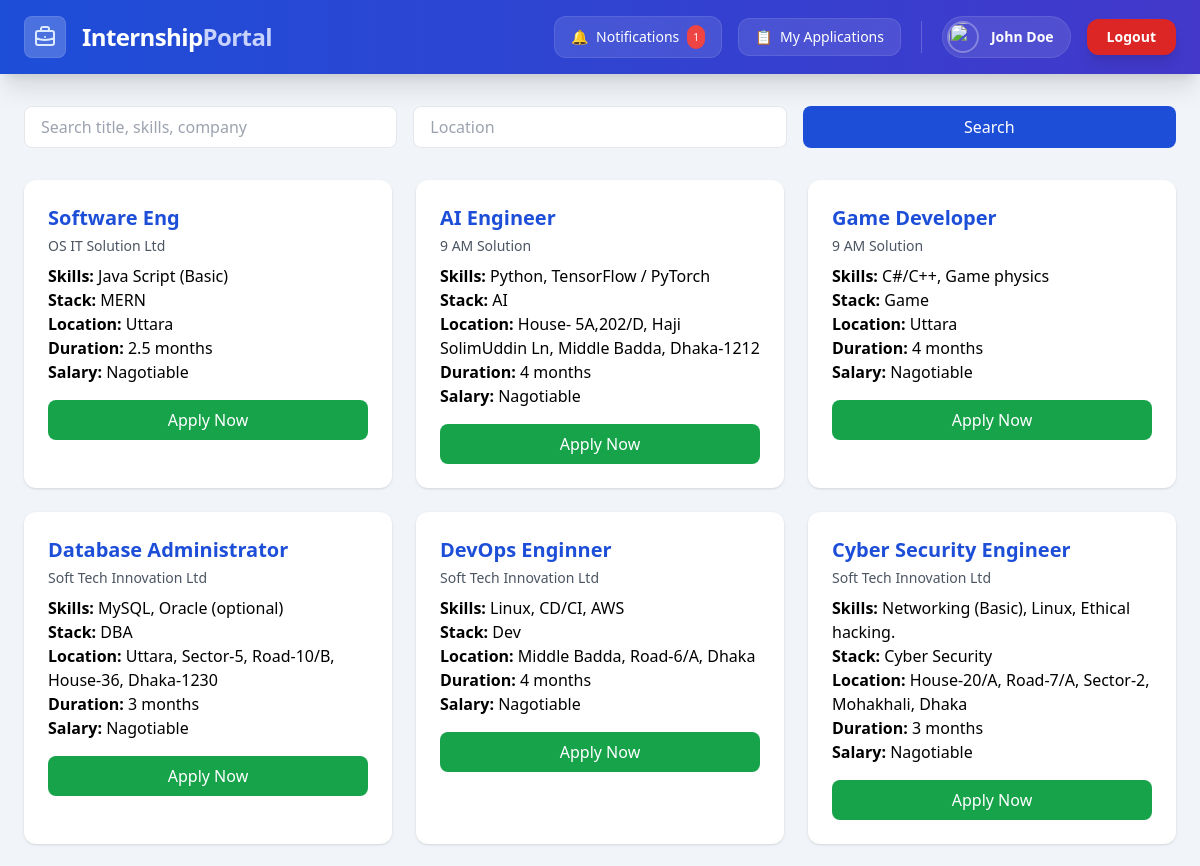
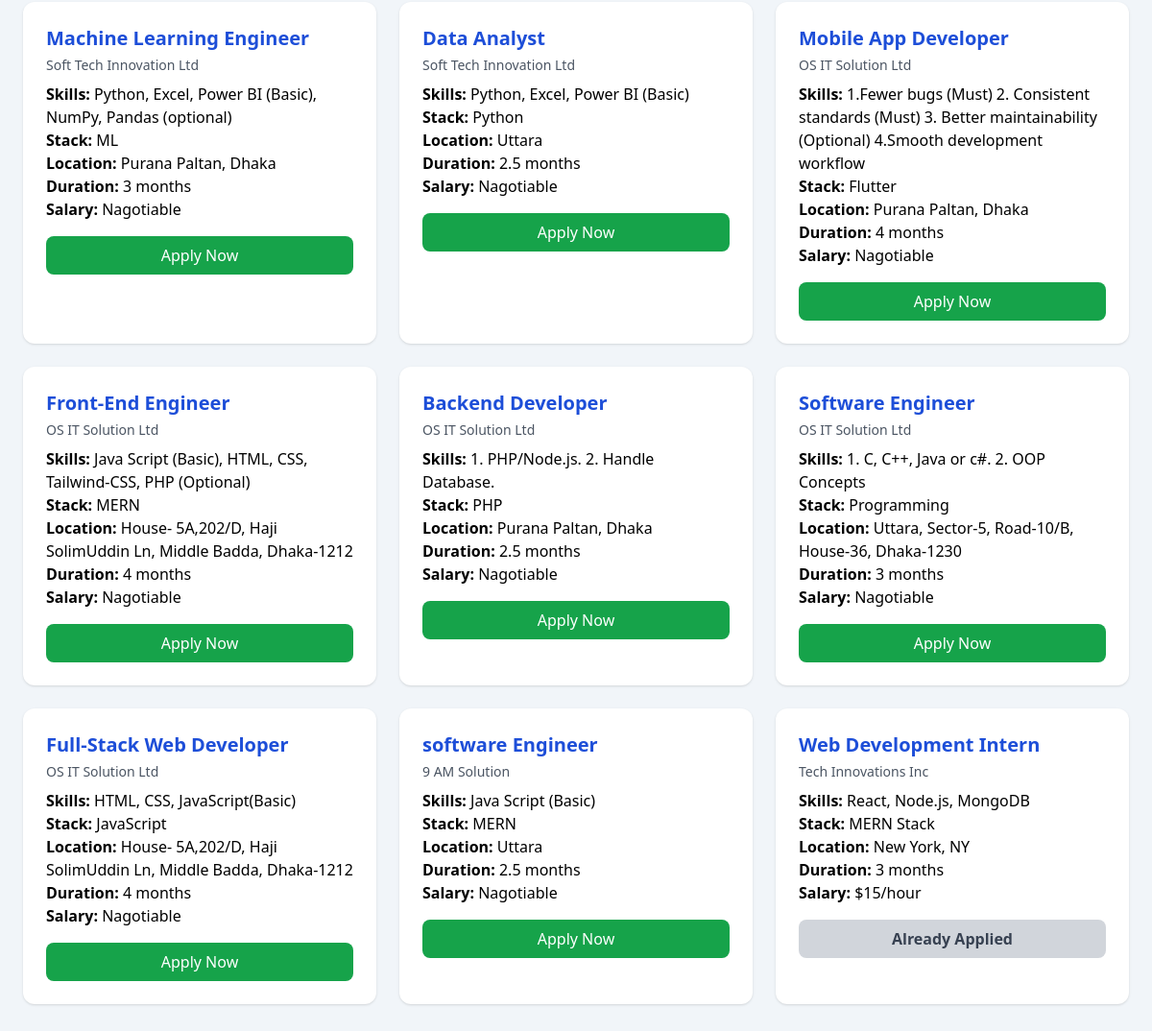
/User_dashboard.php (signed in), run on the app's committed database (2 pictures, top to bottom).
### tables this page shows
CREATE TABLE `users` (
  `id` int(11) NOT NULL,
  `name` varchar(255) NOT NULL,
  `email` varchar(255) NOT NULL,
  `phone` varchar(20) DEFAULT NULL,
  `address` varchar(255) DEFAULT NULL,
  `cgpa` decimal(3,2) DEFAULT NULL,
  `role` enum('user','company','admin') NOT NULL DEFAULT 'user',
  `password` varchar(255) NOT NULL,
  `profile_photo` varchar(255) DEFAULT NULL,
  `created_at` timestamp NOT NULL DEFAULT current_timestamp(),
  `updated_at` timestamp NOT NULL DEFAULT current_timestamp() ON UPDATE current_timestamp()
);

CREATE TABLE `internships` (
  `id` int(11) NOT NULL,
  `company_id` int(11) NOT NULL,
  `title` varchar(255) NOT NULL,
  `location` varchar(255) DEFAULT NULL,
  `duration` varchar(100) DEFAULT NULL,
  `salary` varchar(100) DEFAULT NULL,
  `skills` varchar(255) DEFAULT NULL,
  `stack` varchar(255) DEFAULT NULL,
  `description` text DEFAULT NULL,
  `deadline` date DEFAULT NULL,
  `status` enum('pending','approved','rejected') DEFAULT 'pending',
  `created_at` timestamp NOT NULL DEFAULT current_timestamp(),
  `updated_at` timestamp NOT NULL DEFAULT current_timestamp() ON UPDATE current_timestamp()
);

CREATE TABLE `companies` (
  `id` int(11) NOT NULL,
  `user_id` int(11) NOT NULL,
  `company_name` varchar(255) NOT NULL,
  `address` varchar(255) DEFAULT NULL,
  `phone` varchar(20) DEFAULT NULL,
  `website` varchar(255) DEFAULT NULL,
  `description` text DEFAULT NULL,
  `logo` varchar(255) DEFAULT NULL,
  `created_at` timestamp NOT NULL DEFAULT current_timestamp(),
  `updated_at` timestamp NOT NULL DEFAULT current_timestamp() ON UPDATE current_timestamp()
);

### User_dashboard.php (the view, shortened to what this page needs)
<?php
include 'db.php';
$stmt = $pdo->prepare("SELECT * FROM users WHERE id=? LIMIT 1");
$stmt->execute([$_SESSION['user_id']]);
$user = $stmt->fetch(PDO::FETCH_ASSOC);
$notifStmt = $pdo->prepare("
    SELECT message, created_at
    FROM notifications
    WHERE user_id=?
    ORDER BY id DESC
    LIMIT 5
");
$notifStmt->execute([$_SESSION['user_id']]);
$notifications = $notifStmt->fetchAll(PDO::FETCH_ASSOC);
$search = trim($_GET['search'] ?? '');
$location = trim($_GET['location'] ?? '');
$sql = "
    SELECT
        i.*,
        c.company_name,
        a.id AS applied_id
    FROM internships i
    JOIN companies c ON i.company_id = c.id
    LEFT JOIN applications a
        ON a.internship_id = i.id
        AND a.user_id = ?
    WHERE i.status = 'approved'
";
$params = [$_SESSION['user_id']];
$sql .= " ORDER BY i.id DESC";
$stmt = $pdo->prepare($sql);
$stmt->execute($params);
$internships = $stmt->fetchAll(PDO::FETCH_ASSOC);
?>
<!DOCTYPE html>
<html lang="en">
<head>
<script src="https://cdn.tailwindcss.com"></script>
</head>
<body class="bg-slate-100">
<header class="sticky top-0 z-50 bg-gradient-to-r from-blue-700 to-indigo-700 shadow-xl text-white">
    <div class="max-w-7xl mx-auto px-6 py-4 flex justify-between items-center">
        <div class="flex items-center gap-4">
            <div class="bg-white/20 p-2 rounded-lg border border-white/10">
            </div>
            <h1 class="text-2xl font-bold tracking-tight">Internship<span class="text-indigo-200">Portal</span></h1>
        </div>
        <div class="flex items-center gap-4">
            <div class="relative">
                <button onclick="toggleNotif()"
                        class="flex items-center gap-2 bg-white/10 px-4 py-2 rounded-xl border border-white/10 hover:bg-white/20 transition-all font-medium text-sm">
                    <span>🔔</span>
                    <span class="hidden md:inline">Notifications</span>
                    <span class="bg-red-500 text-[10px] px-1.5 py-0.5 rounded-full"><?= count($notifications) ?></span>
                </button>
            </div>
            <a href="my_applications.php"
                class="hidden sm:flex items-center gap-2 bg-white/10 px-4 py-2 rounded-xl border border-white/10 hover:bg-white/20 transition-all font-medium text-sm">
                <span>📋</span> My Applications
            </a>
            <a href="user_profile.php"
               class="flex items-center gap-3 bg-white/10 pl-1 pr-4 py-1 rounded-full border border-white/10 hover:bg-white/20 transition-all group">
                <img src="<?= $user['profile_photo'] ? 'uploads/'.$user['profile_photo'] : 'default.png' ?>"
                     class="w-8 h-8 rounded-full border-2 border-white/30 object-cover shadow-sm group-hover:scale-105 transition-transform">
                <span class="text-sm font-semibold hidden lg:inline"><?= htmlspecialchars($user['name']) ?></span>
            </a>
            <a href="publicPage.php"
               class="bg-red-600 hover:bg-red-700 px-5 py-2 rounded-xl font-bold text-sm shadow-lg shadow-black/10 transition-all active:scale-95">
                Logout
            </a>
        </div>
    </div>
</header>
<section class="max-w-7xl mx-auto px-6 py-8">
    <form method="GET" class="grid grid-cols-1 md:grid-cols-3 gap-4">
        <input name="search" value="<?= htmlspecialchars($search) ?>"
               placeholder="Search title, skills, company"
               class="border px-4 py-2 rounded-lg">
        <input name="location" value="<?= htmlspecialchars($location) ?>"
               placeholder="Location"
               class="border px-4 py-2 rounded-lg">
        <button class="bg-blue-700 text-white rounded-lg px-4 py-2 hover:bg-blue-800">
            Search
        </button>
    </form>
</section>
<section class="max-w-7xl mx-auto px-6 grid grid-cols-1 md:grid-cols-2 lg:grid-cols-3 gap-6 pb-10">
<?php if ($internships): foreach ($internships as $i): ?>
    <div class="bg-white rounded-xl shadow p-6 hover:shadow-lg transition">
        <h2 class="text-xl font-bold text-blue-700 mb-1">
            <?= htmlspecialchars($i['title']) ?>
        </h2>
        <p class="text-sm text-gray-600 mb-2">
            <?= htmlspecialchars($i['company_name']) ?>
        </p>
        <p><strong>Skills:</strong> <?= htmlspecialchars($i['skills']) ?></p>
        <p><strong>Stack:</strong> <?= htmlspecialchars($i['stack']) ?></p>
        <p><strong>Location:</strong> <?= htmlspecialchars($i['location']) ?></p>
        <p><strong>Duration:</strong> <?= htmlspecialchars($i['duration']) ?></p>
        <p><strong>Salary:</strong> <?= htmlspecialchars($i['salary']) ?></p>
        <?php if ($i['applied_id']): ?>
            <div class="mt-4 text-center bg-gray-300 text-gray-700 py-2 rounded-lg font-semibold">
                Already Applied
            </div>
        <?php else: ?>
            <a href="apply.php?id=<?= $i['id'] ?>"
               class="mt-4 block text-center bg-green-600 text-white py-2 rounded-lg hover:bg-green-700">
                Apply Now
            </a>
        <?php endif; ?>
    </div>
<?php endforeach; else: ?>
    <p class="col-span-full text-center text-gray-500 text-lg">
        No approved internships available.
    </p>
<?php endif; ?>
</section>
</body>
</html>

### data on the page
users: name "John Doe"
internships: title "Software Eng", company.company_name "OS IT Solution Ltd", skills "Java Script (Basic)", stack "MERN", location "Uttara", duration "2.5 months", salary "Nagotiable"
internships: title "AI Engineer", company.company_name "9 AM Solution", skills "Python, TensorFlow / PyTorch", stack "AI", location "House- 5A,202/D, Haji SolimUddin Ln, Middle Badda, Dhaka-1212", duration "4 months", salary "Nagotiable"
internships: title "Game Developer", company.company_name "9 AM Solution", skills "C#/C++, Game physics", stack "Game", location "Uttara", duration "4 months", salary "Nagotiable"
internships: title "Database Administrator", company.company_name "Soft Tech Innovation Ltd", skills "MySQL, Oracle (optional)", stack "DBA", location "Uttara, Sector-5, Road-10/B, House-36, Dhaka-1230", duration "3 months", salary "Nagotiable"
internships: title "DevOps Enginner", company.company_name "Soft Tech Innovation Ltd", skills "Linux, CD/CI, AWS", stack "Dev", location "Middle Badda, Road-6/A, Dhaka", duration "4 months", salary "Nagotiable"
internships: title "Cyber Security Engineer", company.company_name "Soft Tech Innovation Ltd", skills "Networking (Basic), Linux, Ethical hacking.", stack "Cyber Security", location "House-20/A, Road-7/A, Sector-2, Mohakhali, Dhaka", duration "3 months", salary "Nagotiable"
internships: title "Machine Learning Engineer", company.company_name "Soft Tech Innovation Ltd", skills "Python, Excel, Power BI (Basic), NumPy, Pandas (optional)", stack "ML", location "Purana Paltan, Dhaka", duration "3 months", salary "Nagotiable"
internships: title "Data Analyst", company.company_name "Soft Tech Innovation Ltd", skills "Python, Excel, Power BI (Basic)", stack "Python", location "Uttara", duration "2.5 months", salary "Nagotiable"
internships: title "Mobile App Developer", company.company_name "OS IT Solution Ltd", skills "1.Fewer bugs (Must) 2. Consistent standards (Must) 3. Better maintainability (Optional) 4.Smooth development workflow", stack "Flutter", location "Purana Paltan, Dhaka", duration "4 months", salary "Nagotiable"
internships: title "Front-End Engineer", company.company_name "OS IT Solution Ltd", skills "Java Script (Basic), HTML, CSS, Tailwind-CSS, PHP (Optional)", stack "MERN", location "House- 5A,202/D, Haji SolimUddin Ln, Middle Badda, Dhaka-1212", duration "4 months", salary "Nagotiable"
internships: title "Backend Developer", company.company_name "OS IT Solution Ltd", skills "1. PHP/Node.js. 2. Handle Database.", stack "PHP", location "Purana Paltan, Dhaka", duration "2.5 months", salary "Nagotiable"
internships: title "Software Engineer", company.company_name "OS IT Solution Ltd", skills "1. C, C++, Java or c#. 2. OOP Concepts", stack "Programming", location "Uttara, Sector-5, Road-10/B, House-36, Dhaka-1230", duration "3 months", salary "Nagotiable"
internships: title "Full-Stack Web Developer", company.company_name "OS IT Solution Ltd", skills "HTML, CSS, JavaScript(Basic)", stack "JavaScript", location "House- 5A,202/D, Haji SolimUddin Ln, Middle Badda, Dhaka-1212", duration "4 months", salary "Nagotiable"
internships: title "software Engineer", company.company_name "9 AM Solution", skills "Java Script (Basic)", stack "MERN", location "Uttara", duration "2.5 months", salary "Nagotiable"
internships: title "Web Development Intern", company.company_name "Tech Innovations Inc", skills "React, Node.js, MongoDB", stack "MERN Stack", location "New York, NY", duration "3 months", salary "$15/hour", shows "Already Applied"

### other printed values
count($notifications) "1"
